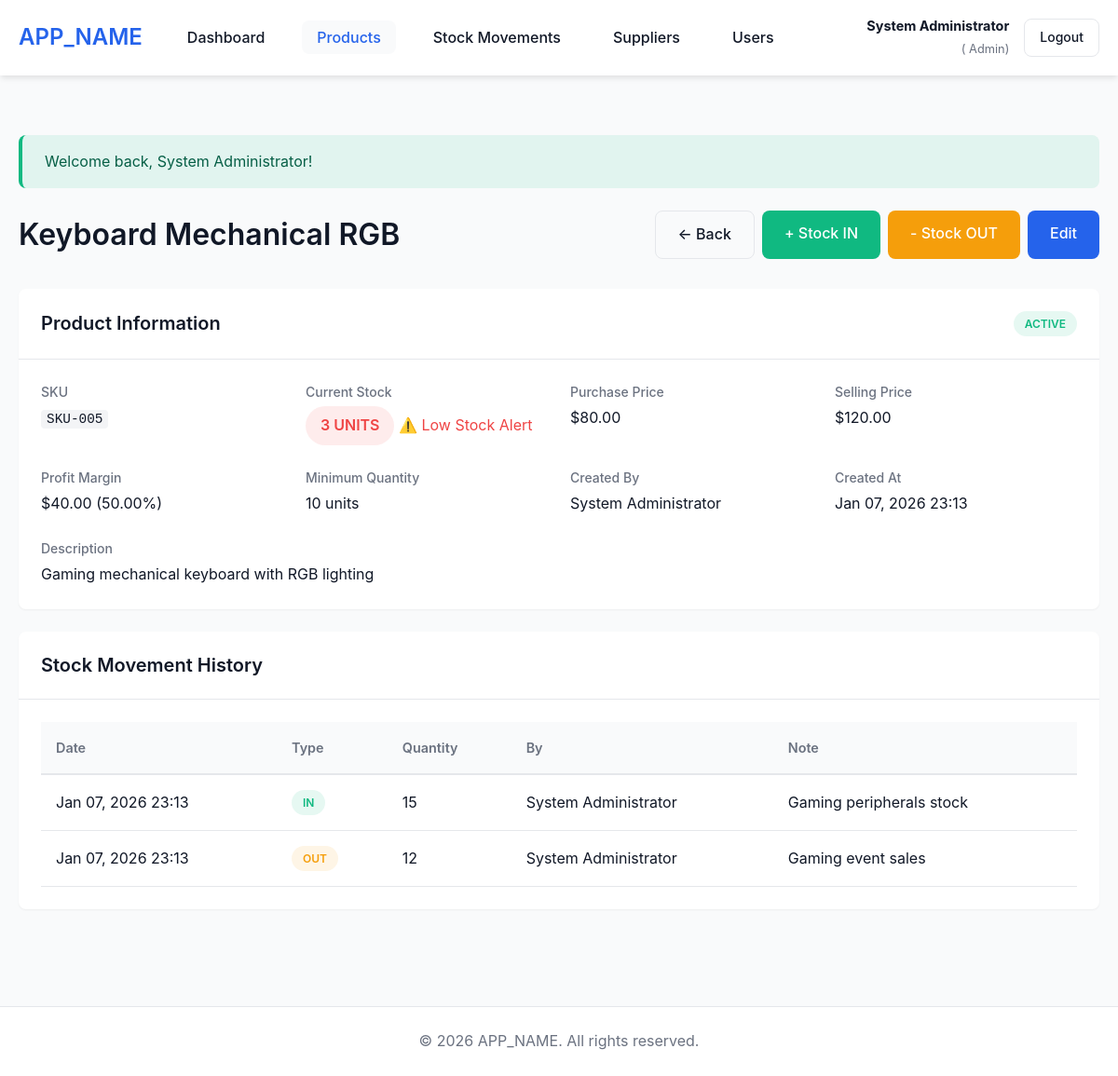
Before: /index.php?page=products&action=view&id=5 (signed in) with the older database file.
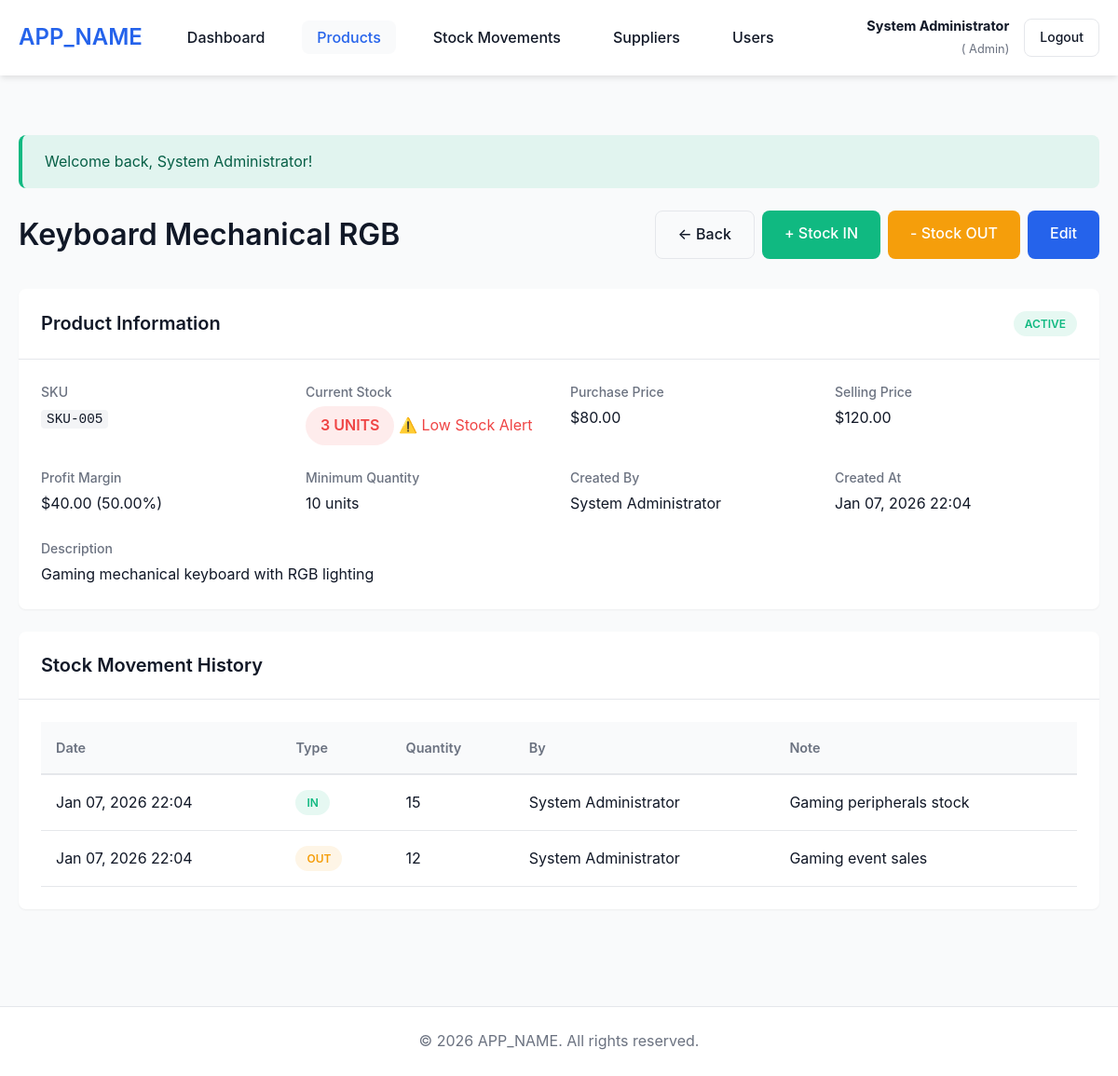
After: the same page with the newer database file.
### tables this page shows
CREATE TABLE `products` (
  `id` int(10) UNSIGNED NOT NULL,
  `sku` varchar(50) NOT NULL,
  `name` varchar(200) NOT NULL,
  `description` text DEFAULT NULL,
  `purchase_price` decimal(10,2) NOT NULL DEFAULT 0.00,
  `selling_price` decimal(10,2) NOT NULL DEFAULT 0.00,
  `quantity` int(11) NOT NULL DEFAULT 0,
  `minimum_quantity` int(11) NOT NULL DEFAULT 10,
  `is_active` tinyint(1) NOT NULL DEFAULT 1,
  `supplier_id` int(10) UNSIGNED DEFAULT NULL,
  `created_by` int(10) UNSIGNED DEFAULT NULL,
  `created_at` timestamp NOT NULL DEFAULT current_timestamp(),
  `updated_at` timestamp NOT NULL DEFAULT current_timestamp() ON UPDATE current_timestamp()
);

CREATE TABLE `users` (
  `id` int(10) UNSIGNED NOT NULL,
  `username` varchar(50) NOT NULL,
  `email` varchar(100) NOT NULL,
  `password` varchar(255) NOT NULL,
  `full_name` varchar(100) NOT NULL,
  `role` enum('admin','staff','viewer') NOT NULL DEFAULT 'viewer',
  `is_active` tinyint(1) NOT NULL DEFAULT 1,
  `created_at` timestamp NOT NULL DEFAULT current_timestamp(),
  `updated_at` timestamp NOT NULL DEFAULT current_timestamp() ON UPDATE current_timestamp()
);

CREATE TABLE `stock_movements` (
  `id` int(10) UNSIGNED NOT NULL,
  `product_id` int(10) UNSIGNED NOT NULL,
  `movement_type` enum('IN','OUT') NOT NULL,
  `quantity` int(11) NOT NULL,
  `note` text DEFAULT NULL,
  `created_by` int(10) UNSIGNED DEFAULT NULL,
  `created_at` timestamp NOT NULL DEFAULT current_timestamp()
);

### includes/helpers.php (called while the page is built, shortened)
<?php
function sanitize($data)
{
    $data = trim($data);
    $data = stripslashes($data);
    $data = htmlspecialchars($data, ENT_QUOTES, 'UTF-8');
    return $data;
}
function formatCurrency($amount, $currency = '$')
{
    return $currency . number_format($amount, 2);
}
function formatDate($date, $format = 'Y-m-d H:i:s')
{
    return date($format, strtotime($date));
}
function isLowStock($quantity, $minimum_quantity)
{
    return $quantity <= $minimum_quantity;
}
function getFlashMessage()
{
    if (isset($_SESSION['flash_message'])) {
        $message = $_SESSION['flash_message'];
        return $message;
    }
    return null;
}
function isLoggedIn()
{
    return isset($_SESSION['user_id']);
}
function getCurrentUserRole()
{
    return $_SESSION['user_role'] ?? null;
}
function hasRole($roles)
{
    $userRole = getCurrentUserRole();
    if (is_array($roles)) {
        return in_array($userRole, $roles);
    }
    return $userRole === $roles;
}

### controllers/ProductController.php (called while the page is built, shortened)
<?php
require_once __DIR__ . '/../models/Product.php';
require_once __DIR__ . '/../models/StockMovement.php';
require_once __DIR__ . '/../includes/helpers.php';
class ProductController
{
    private $productModel;
    private $stockMovementModel;
    public function __construct()
    {
        $this->productModel = new Product();
        $this->stockMovementModel = new StockMovement();
    }
    public function view()
    {
        $id = isset($_GET['id']) ? (int) $_GET['id'] : 0;
        $product = $this->productModel->getById($id);
        $movements = $this->stockMovementModel->getByProduct($id, 50);
        require_once __DIR__ . '/../views/products/view.php';
    }
}

### config/Database.php (called while the page is built, shortened)
<?php
class Database
{
    private static $instance = null;
    private $connection;
    private function __construct()
    {
        try {
            $dsn = "mysql:host=" . DB_HOST . ";dbname=" . DB_NAME . ";charset=" . DB_CHARSET;
            $options = [
                PDO::ATTR_ERRMODE => PDO::ERRMODE_EXCEPTION,
                PDO::ATTR_DEFAULT_FETCH_MODE => PDO::FETCH_ASSOC,
                PDO::ATTR_EMULATE_PREPARES => false,
                PDO::MYSQL_ATTR_INIT_COMMAND => "SET NAMES " . DB_CHARSET
            ];
            $this->connection = new PDO($dsn, DB_USER, DB_PASS, $options);
        } catch (PDOException $e) {
            error_log("Database Connection Error: " . $e->getMessage());
            die("Database connection failed. Please check your configuration.");
        }
    }
    public static function getInstance()
    {
        if (self::$instance === null) {
            self::$instance = new self();
        }
        return self::$instance;
    }
    public function getConnection()
    {
        return $this->connection;
    }
}

### models/Product.php (called while the page is built, shortened)
<?php
require_once __DIR__ . '/../config/Database.php';
class Product
{
    private $db;
    public function __construct()
    {
        $this->db = Database::getInstance()->getConnection();
    }
    public function getById($id)
    {
        $sql = "SELECT p.*, u.full_name as created_by_name, s.name as supplier_name
                FROM products p
                LEFT JOIN users u ON p.created_by = u.id
                LEFT JOIN suppliers s ON p.supplier_id = s.id
                WHERE p.id = :id";
        $stmt = $this->db->prepare($sql);
        $stmt->execute(['id' => $id]);
        return $stmt->fetch();
    }
}

### models/StockMovement.php (called while the page is built, shortened)
<?php
require_once __DIR__ . '/../config/Database.php';
class StockMovement
{
    private $db;
    public function __construct()
    {
        $this->db = Database::getInstance()->getConnection();
    }
    public function getByProduct($productId, $limit = 50)
    {
        $sql = "SELECT sm.*, u.full_name as created_by_name
                FROM stock_movements sm
                LEFT JOIN users u ON sm.created_by = u.id
                WHERE sm.product_id = :product_id
                ORDER BY sm.created_at DESC
                LIMIT :limit";
        $stmt = $this->db->prepare($sql);
        $stmt->bindValue(':product_id', $productId, PDO::PARAM_INT);
        $stmt->bindValue(':limit', $limit, PDO::PARAM_INT);
        $stmt->execute();
        return $stmt->fetchAll();
    }
}

### views/products/view.php (the view, shortened to what this page needs)
<?php
require_once __DIR__ . '/../../includes/header.php';
?>
<div class="container">
    <div class="page-header">
        <h1>
            <?php echo htmlspecialchars($product['name']); ?>
        </h1>
        <div class="page-actions">
            <a href="index.php?page=products" class="btn btn-outline">← Back</a>
            <?php if (hasRole(['admin', 'staff'])): ?>
                <a href="index.php?page=stock&action=in" class="btn btn-success">+ Stock IN</a>
                <a href="index.php?page=stock&action=out" class="btn btn-warning">- Stock OUT</a>
            <?php endif; ?>
            <?php if (hasRole('admin')): ?>
                <a href="index.php?page=products&action=edit&id=<?php echo $product['id']; ?>"
                    class="btn btn-primary">Edit</a>
            <?php endif; ?>
        </div>
    </div>
    <div class="card">
        <div class="card-header">
            <h2>Product Information</h2>
            <span class="badge <?php echo $product['is_active'] ? 'badge-success' : 'badge-secondary'; ?>">
                <?php echo $product['is_active'] ? 'Active' : 'Inactive'; ?>
            </span>
        </div>
        <div class="card-body">
            <div class="detail-grid">
                <div class="detail-item">
                    <label>SKU</label>
                    <p><code><?php echo htmlspecialchars($product['sku']); ?></code></p>
                </div>
                <div class="detail-item">
                    <label>Current Stock</label>
                    <p>
                        <span
                            class="badge badge-lg <?php echo isLowStock($product['quantity'], $product['minimum_quantity']) ? 'badge-danger' : 'badge-success'; ?>">
                            <?php echo number_format($product['quantity']); ?> units
                        </span>
                        <?php if (isLowStock($product['quantity'], $product['minimum_quantity'])): ?>
                            <span class="text-danger">⚠️ Low Stock Alert</span>
                        <?php endif; ?>
                    </p>
                </div>
                <div class="detail-item">
                    <label>Purchase Price</label>
                    <p>
                        <?php echo formatCurrency($product['purchase_price']); ?>
                    </p>
                </div>
                <div class="detail-item">
                    <label>Selling Price</label>
                    <p>
                        <?php echo formatCurrency($product['selling_price']); ?>
                    </p>
                </div>
                <div class="detail-item">
                    <label>Profit Margin</label>
                    <p>
                        <?php
                        $margin = $product['selling_price'] - $product['purchase_price'];
                        $marginPercent = $product['purchase_price'] > 0 ? ($margin / $product['purchase_price']) * 100 : 0;
                        echo formatCurrency($margin) . ' (' . number_format($marginPercent, 2) . '%)';
                        ?>
                    </p>
                </div>
                <div class="detail-item">
                    <label>Minimum Quantity</label>
                    <p>
                        <?php echo number_format($product['minimum_quantity']); ?> units
                    </p>
                </div>
                <div class="detail-item">
                    <label>Created By</label>
                    <p>
                        <?php echo htmlspecialchars($product['created_by_name'] ?? 'N/A'); ?>
                    </p>
                </div>
                <div class="detail-item">
                    <label>Created At</label>
                    <p>
                        <?php echo formatDate($product['created_at'], 'M d, Y H:i'); ?>
                    </p>
                </div>
            </div>
            <?php if ($product['description']): ?>
                <div class="detail-item">
                    <label>Description</label>
                    <p>
                        <?php echo nl2br(htmlspecialchars($product['description'])); ?>
                    </p>
                </div>
            <?php endif; ?>
        </div>
    </div>
    <div class="card">
        <div class="card-header">
            <h2>Stock Movement History</h2>
        </div>
        <div class="card-body">
            <?php if (!empty($movements)): ?>
                <div class="table-responsive">
                    <table class="table">
                        <thead>
                            <tr>
                                <th>Date</th>
                                <th>Type</th>
                                <th>Quantity</th>
                                <th>By</th>
                                <th>Note</th>
                            </tr>
                        </thead>
                        <tbody>
                            <?php foreach ($movements as $movement): ?>
                                <tr>
                                    <td>
                                        <?php echo formatDate($movement['created_at'], 'M d, Y H:i'); ?>
                                    </td>
                                    <td>
                                        <span
                                            class="badge badge-<?php echo $movement['movement_type'] === 'IN' ? 'success' : 'warning'; ?>">
                                            <?php echo $movement['movement_type']; ?>
                                        </span>
                                    </td>
                                    <td>
                                        <?php echo number_format($movement['quantity']); ?>
                                    </td>
                                    <td>
                                        <?php echo htmlspecialchars($movement['created_by_name'] ?? 'N/A'); ?>
                                    </td>
                                    <td>
                                        <?php echo htmlspecialchars($movement['note'] ?? '-'); ?>
                                    </td>
                                </tr>
                            <?php endforeach; ?>
                        </tbody>
                    </table>
                </div>
            <?php else: ?>
                <p class="text-muted">No stock movements recorded yet.</p>
            <?php endif; ?>
        </div>
    </div>
</div>
<?php require_once __DIR__ . '/../../includes/footer.php'; ?>

### index.php (shortened to what this page needs)
<?php
require_once __DIR__ . '/includes/helpers.php';
$page = isset($_GET['page']) ? sanitize($_GET['page']) : 'login';
$action = isset($_GET['action']) ? sanitize($_GET['action']) : 'index';
try {
    switch ($page) {
        case 'products':
            require_once __DIR__ . '/controllers/ProductController.php';
            $controller = new ProductController();
            switch ($action) {
                case 'view':
                    $controller->view();
                    break;
            }
            break;
    }
} catch (Exception $e) {
    error_log("Application Error: " . $e->getMessage());
    if (APP_ENV === 'development') {
        die("Error: " . $e->getMessage());
    } else {
        die("An error occurred. Please try again later.");
    }
}

### includes/header.php (shortened to what this page needs)
<!DOCTYPE html>
<html lang="en">
<head>
    <link rel="stylesheet" href="assets/css/style.css">
</head>
<body>
    <?php if (isLoggedIn()): ?>
        <nav class="navbar">
            <div class="container">
                <div class="nav-brand">
                    <h2>
                        <?php echo APP_NAME; ?>
                    </h2>
                </div>
                <ul class="nav-menu">
                    <li><a href="index.php?page=dashboard"
                            class="<?php echo (isset($_GET['page']) && $_GET['page'] === 'dashboard') ? 'active' : ''; ?>">Dashboard</a>
                    </li>
                    <li><a href="index.php?page=products"
                            class="<?php echo (isset($_GET['page']) && $_GET['page'] === 'products') ? 'active' : ''; ?>">Products</a>
                    </li>
                    <li><a href="index.php?page=stock"
                            class="<?php echo (isset($_GET['page']) && $_GET['page'] === 'stock') ? 'active' : ''; ?>">Stock
                            Movements</a></li>
                    <li><a href="index.php?page=suppliers"
                            class="<?php echo (isset($_GET['page']) && $_GET['page'] === 'suppliers') ? 'active' : ''; ?>">Suppliers</a>
                    </li>
                    <?php if (hasRole('admin')): ?>
                        <li><a href="index.php?page=users"
                                class="<?php echo (isset($_GET['page']) && $_GET['page'] === 'users') ? 'active' : ''; ?>">Users</a>
                        </li>
                    <?php endif; ?>
                </ul>
                <div class="nav-user">
                    <span class="user-info">
                        <strong>
                            <?php echo htmlspecialchars($_SESSION['full_name']); ?>
                        </strong>
                        <small>(
                            <?php echo ucfirst($_SESSION['user_role']); ?>)
                        </small>
                    </span>
                    <a href="index.php?page=logout" class="btn btn-sm btn-outline">Logout</a>
                </div>
            </div>
        </nav>
    <?php endif; ?>
    <main class="main-content">
        <?php
        $flashMessage = getFlashMessage();
        if ($flashMessage):
            ?>
            <div class="container">
                <div class="alert alert-<?php echo $flashMessage['type']; ?>">
                    <?php echo $flashMessage['message']; ?>
                </div>
            </div>
        <?php endif; ?>

### includes/footer.php (shortened to what this page needs)
</main>
<footer class="footer">
    <div class="container">
        <p>&copy;
            <?php echo date('Y'); ?>
            <?php echo APP_NAME; ?>. All rights reserved.
        </p>
    </div>
</footer>
</body>
</html>

Changed rows visible on the page:
changed products "Keyboard Mechanical RGB": created_at "Jan 07, 2026 23:13" → "Jan 07, 2026 22:04"
changed stock_movements "Gaming peripherals stock": created_at "Jan 07, 2026 23:13" → "Jan 07, 2026 22:04"
changed stock_movements "Gaming event sales": created_at "Jan 07, 2026 23:13" → "Jan 07, 2026 22:04"
